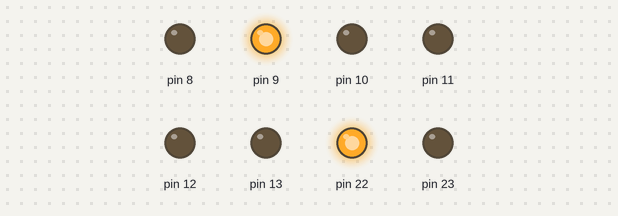
Bench run of a sketch on a simulated Arduino Uno, built with avr-gcc and run on an emulated ATmega328P. On the bench: output pins drawn as LEDs (lit = HIGH).

Above: at 7.6 s.
At 34.7 s:
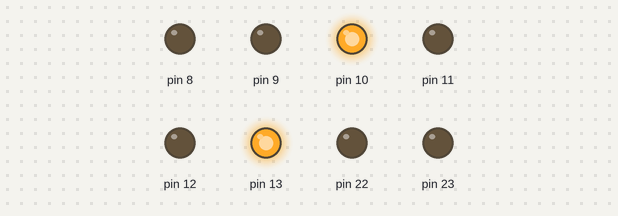
At 63.3 s:
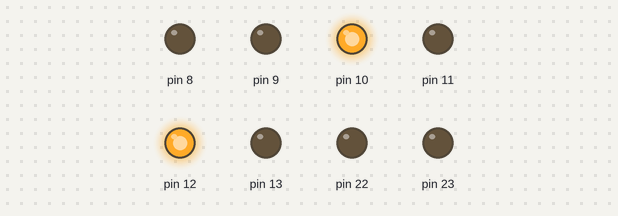
At 126.5 s:
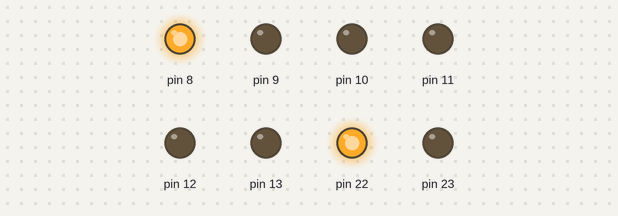
Timing chart, 0 to 128.0 s (numbered marks = the images above):
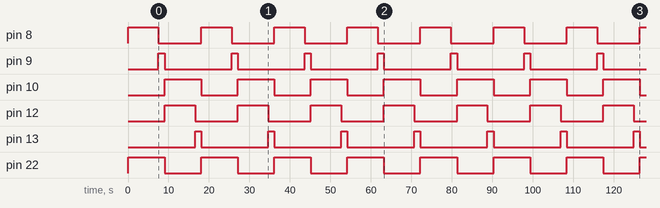

The sketch:

Prac2_e.ino
```cpp
// e) SEMAFORO utilizando subrutinas de tiempo.

void setup()
{
DDRB = DDRB | B11111111; // Data Direction Register B: Inputs 0-6, Output 7
}

void loop()
{
asm (
"inicio: \n\t"
"LDI r23,5 \n\t"
"sbi 0x05,0x00 \n\t"
"sbi 0x05,0x06 \n\t"
"loop_5: \n\t"
"call tiempo \n\t"
"DEC r23 \n\t"
"BRNE loop_5 \n\t"
"cbi 0x05,0x00 \n\t"
"sbi 0x05,0x01 \n\t"
"call tiempo \n\t"
"cbi 0x05,0x01 \n\t"
"cbi 0x05,0x06 \n\t"
"sbi 0x05,0x02 \n\t"
"sbi 0x05,0x04 \n\t"
"LDI r23,5 \n\t"
"loop_5_1: \n\t"
"call tiempo \n\t"
"DEC r23 \n\t"
"BRNE loop_5_1 \n\t"
"cbi 0x05,0x04 \n\t"
"sbi 0x05,0x05 \n\t"
"call tiempo \n\t"
"cbi 0x05,0x05 \n\t"
"cbi 0x05,0x02 \n\t"
"jmp main \n\t"

"tiempo: \n\t"
"LDI r22, 123 \n\t"
"LOOP_3: \n\t"
"LDI r21, 255 \n\t"
"LOOP_2: \n\t"
"LDI r20, 255 \n\t"
"LOOP_1: \n\t"
"DEC r20 \n\t"
"BRNE LOOP_1 \n\t"
"DEC r21 \n\t"
"BRNE LOOP_2 \n\t"
"DEC r22 \n\t"
"BRNE LOOP_3 \n\t"
"ret \n\t"
);

}
```

Measured:
- by itself, pin 8: alternates HIGH for 7.5 s and LOW for 10.5 s
- by itself, pin 22: alternates HIGH for 9.0 s and LOW for 9.0 s
